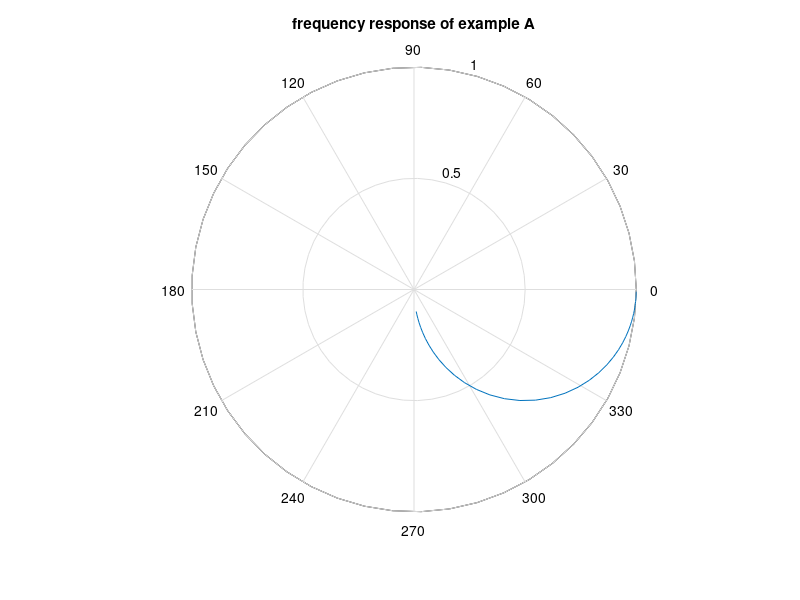

This figure's MATLAB source:
% Frequency response of example A
R=1; C=0.1; %values of the components
num=[1]; % transfer function numerator;
den=[R*C 1]; %transfer function denominator
w=logspace(-1,2); %logaritmic set of frequency values
G=freqs(num,den,w); %computes frequency response
FI=angle(G); %take phases (rad.)
polar(FI,abs(G)); %plots frequency response
title('frequency response of example A')
